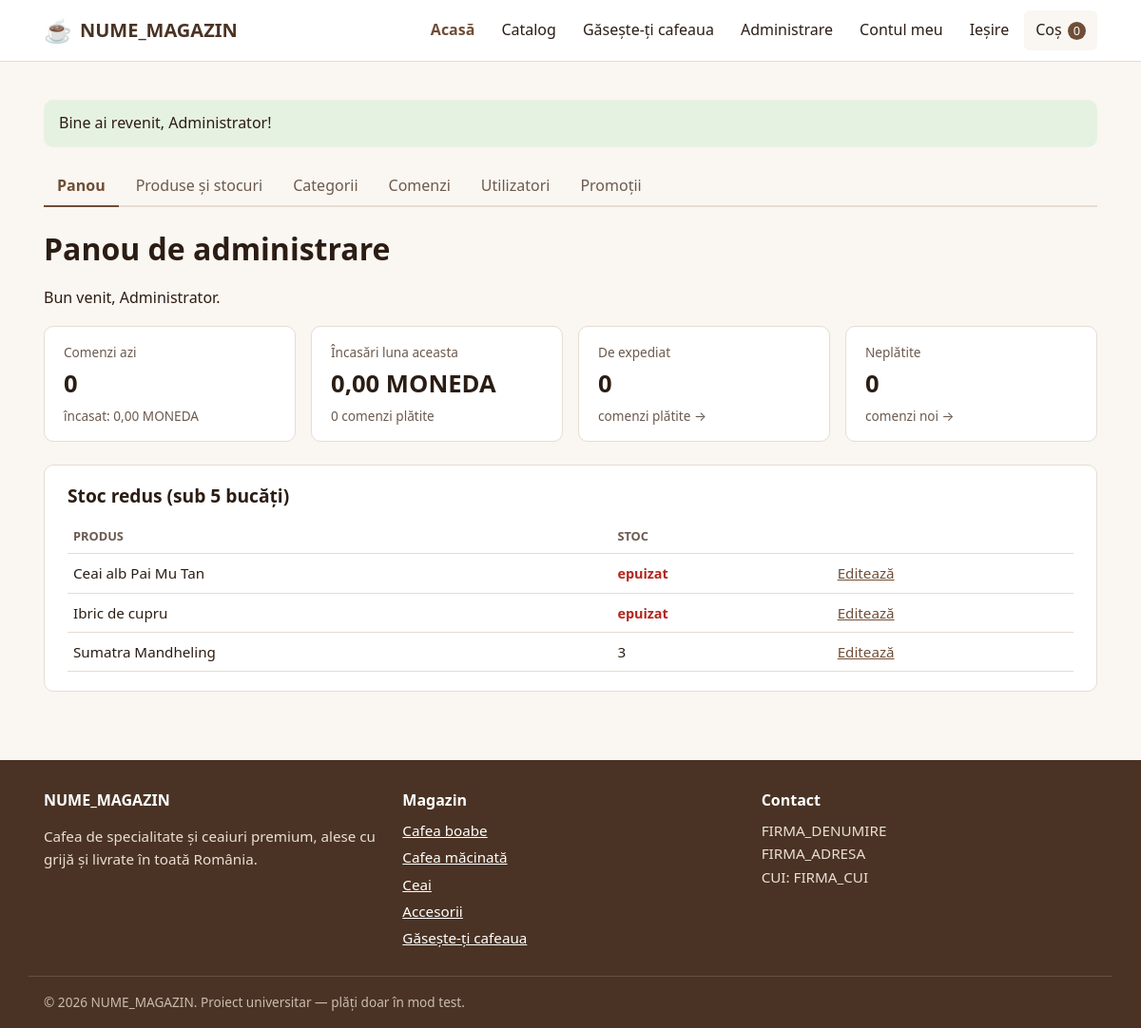
Page /admin/index.php (signed in) on the committed database.
### tables this page shows
CREATE TABLE produse (
    id           INT UNSIGNED AUTO_INCREMENT PRIMARY KEY,
    categorie_id INT UNSIGNED NOT NULL,
    nume         VARCHAR(150) NOT NULL,
    descriere    TEXT,
    pret         DECIMAL(10,2) NOT NULL,
    gramaj       VARCHAR(50),                
    imagine      VARCHAR(255),               
    stoc         INT UNSIGNED NOT NULL DEFAULT 0,
    activ        TINYINT(1) NOT NULL DEFAULT 1,
    creat_la     DATETIME NOT NULL DEFAULT CURRENT_TIMESTAMP,
    CONSTRAINT chk_produse_pret CHECK (pret > 0),
     
    CONSTRAINT fk_produse_categorie FOREIGN KEY (categorie_id)
        REFERENCES categorii(id) ON DELETE RESTRICT ON UPDATE CASCADE,
    INDEX idx_produse_activ (activ, categorie_id)
);

CREATE TABLE categorii (
    id        INT UNSIGNED AUTO_INCREMENT PRIMARY KEY,
    nume      VARCHAR(100) NOT NULL UNIQUE,
    descriere TEXT,
    cota_tva  DECIMAL(5,2) NOT NULL DEFAULT 21.00,
    CONSTRAINT chk_categorii_tva CHECK (cota_tva >= 0 AND cota_tva <= 100)
);

### includes/auth.php (called while the page is built, shortened)
<?php
require_once __DIR__ . '/functii.php';
function cereAutentificare(): array
{
    $utilizator = utilizatorCurent();
    return $utilizator;
}
function esteAdmin(): bool
{
    $utilizator = utilizatorCurent();
    $stmt = db()->prepare('SELECT rol FROM utilizatori WHERE id = :id');
    $stmt->execute(['id' => $utilizator['id']]);
    return $stmt->fetchColumn() === 'admin';
}
function cereAdmin(): array
{
    $utilizator = cereAutentificare();
    if (!esteAdmin()) {
        http_response_code(403);
        $titluPagina = 'Acces interzis';
        require __DIR__ . '/header.php';
        echo '<h1>Acces interzis</h1><p>Această pagină este disponibilă doar administratorilor.</p>';
        require __DIR__ . '/footer.php';
        exit;
    }
    return $utilizator;
}

### includes/db.php (called while the page is built, shortened)
<?php
function db(): PDO
{
    static $pdo = null;
    if ($pdo === null) {
        $dsn = 'mysql:host=' . DB_HOST . ';dbname=' . DB_NUME . ';charset=utf8mb4';
        $optiuni = [
            PDO::ATTR_ERRMODE            => PDO::ERRMODE_EXCEPTION,
            PDO::ATTR_DEFAULT_FETCH_MODE => PDO::FETCH_ASSOC,
            PDO::ATTR_EMULATE_PREPARES   => false,
        ];
        try {
            $pdo = new PDO($dsn, DB_UTILIZATOR, DB_PAROLA, $optiuni);
        } catch (PDOException $e) {
            http_response_code(500);
            exit(MOD_DEZVOLTARE
                ? 'Eroare conexiune DB: ' . htmlspecialchars($e->getMessage())
                : 'Serviciul este temporar indisponibil. Încercați mai târziu.');
        }
    }
    return $pdo;
}

### admin/index.php (the view, shortened to what this page needs)
<?php
require_once __DIR__ . '/../includes/auth.php';
$admin = cereAdmin();
$incasate = "status IN ('platita', 'expediata')";
$azi = db()->query(
    "SELECT COUNT(*) AS nr, COALESCE(SUM(CASE WHEN $incasate THEN total END), 0) AS incasat
       FROM comenzi WHERE DATE(data) = CURDATE()"
)->fetch();
$luna = db()->query(
    "SELECT COUNT(*) AS nr, COALESCE(SUM(total), 0) AS incasat
       FROM comenzi
      WHERE $incasate AND data >= DATE_FORMAT(CURDATE(), '%Y-%m-01')"
)->fetch();
$neplatite = (int)db()->query("SELECT COUNT(*) FROM comenzi WHERE status = 'noua'")->fetchColumn();
$deExpediat = (int)db()->query("SELECT COUNT(*) FROM comenzi WHERE status = 'platita'")->fetchColumn();
$stocMic = db()->query(
    'SELECT id, nume, stoc FROM produse WHERE activ = 1 AND stoc < 5 ORDER BY stoc, nume'
)->fetchAll();
require __DIR__ . '/../includes/header.php';
require __DIR__ . '/../includes/admin_meniu.php';
?>
<h1>Panou de administrare</h1>
<p>Bun venit, <?= e($admin['nume']) ?>.</p>
<div class="indicatori">
    <div class="indicator">
        <span class="indicator__eticheta">Comenzi azi</span>
        <strong class="indicator__valoare"><?= (int)$azi['nr'] ?></strong>
        <span class="nota">încasat: <?= e(formatPret((float)$azi['incasat'])) ?></span>
    </div>
    <div class="indicator">
        <span class="indicator__eticheta">Încasări luna aceasta</span>
        <strong class="indicator__valoare"><?= e(formatPret((float)$luna['incasat'])) ?></strong>
        <span class="nota"><?= (int)$luna['nr'] ?> comenzi plătite</span>
    </div>
    <a class="indicator indicator--link" href="<?= e(url('admin/comenzi.php?status=platita')) ?>">
        <span class="indicator__eticheta">De expediat</span>
        <strong class="indicator__valoare"><?= $deExpediat ?></strong>
        <span class="nota">comenzi plătite →</span>
    </a>
    <a class="indicator indicator--link" href="<?= e(url('admin/comenzi.php?status=noua')) ?>">
        <span class="indicator__eticheta">Neplătite</span>
        <strong class="indicator__valoare"><?= $neplatite ?></strong>
        <span class="nota">comenzi noi →</span>
    </a>
</div>
<section class="card">
    <h2>Stoc redus (sub 5 bucăți)</h2>
    <?php if (!$stocMic): ?>
        <p>Toate produsele active au stoc suficient.</p>
    <?php else: ?>
        <table class="tabel-simplu">
            <thead><tr><th scope="col">Produs</th><th scope="col">Stoc</th><th scope="col"><span class="vizual-ascuns">Acțiuni</span></th></tr></thead>
            <tbody>
            <?php foreach ($stocMic as $p): ?>
                <tr>
                    <td><?= e($p['nume']) ?></td>
                    <td><?= (int)$p['stoc'] === 0 ? '<span class="stoc-epuizat">epuizat</span>' : (int)$p['stoc'] ?></td>
                    <td><a href="<?= e(url('admin/produs_editare.php?id=' . $p['id'])) ?>">Editează</a></td>
                </tr>
            <?php endforeach; ?>
            </tbody>
        </table>
    <?php endif; ?>
</section>
<?php require __DIR__ . '/../includes/footer.php'; ?>

### includes/footer.php (shortened to what this page needs)
</main>
<footer class="subsol">
    <div class="container subsol__grila">
        <section>
            <h2 class="subsol__titlu"><?= e(NUME_MAGAZIN) ?></h2>
            <p>Cafea de specialitate și ceaiuri premium, alese cu grijă și livrate în toată România.</p>
        </section>
        <section>
            <h2 class="subsol__titlu">Magazin</h2>
            <ul class="subsol__lista">
                <?php foreach (categoriiMeniu() as $cat): ?>
                    <li><a href="<?= e(url('catalog.php?categorie=' . $cat['id'])) ?>"><?= e($cat['nume']) ?></a></li>
                <?php endforeach; ?>
                <li><a href="<?= e(url('quiz.php')) ?>">Găsește-ți cafeaua</a></li>
            </ul>
        </section>
        <section>
            <h2 class="subsol__titlu">Contact</h2>
            <address>
                <?= e(FIRMA_DENUMIRE) ?><br>
                <?= e(FIRMA_ADRESA) ?><br>
                CUI: <?= e(FIRMA_CUI) ?>
            </address>
        </section>
    </div>
    <p class="container subsol__copyright">
        &copy; <?= date('Y') ?> <?= e(NUME_MAGAZIN) ?>. Proiect universitar — plăți doar în mod test.
    </p>
</footer>
</body>
</html>

### assets/css/style.css (style rules this page uses)
:root { --culoare-fundal: #faf6f1; --culoare-suprafata: #ffffff; --culoare-text: #2b1d14; --culoare-text-slab: #6b5a4e; --culoare-primara: #6f4e37; --culoare-primara-inchisa: #4a3324; --culoare-accent: #5a7d4d; --culoare-bordura: #e6ddd3; --culoare-reducere: #b3261e; --culoare-succes-fundal: #e6f2e1; --culoare-eroare-fundal: #fbe7e5; --font: system-ui, -apple-system, "Segoe UI", Roboto, Ubuntu, sans-serif; --raza: 10px; --umbra: 0 2px 8px rgba(43, 29, 20, .08); --latime-max: 1140px; }
*, *::before, *::after { box-sizing: border-box; }
body { margin: 0; font-family: var(--font); font-size: 1rem; line-height: 1.6; color: var(--culoare-text); background: var(--culoare-fundal); display: flex; flex-direction: column; min-height: 100vh; }
a { color: var(--culoare-primara); }
h1, h2, h3 { line-height: 1.25; margin: 0 0 .6em; }
.container { width: 100%; max-width: var(--latime-max); margin: 0 auto; padding: 0 16px; }
.stoc-epuizat { color: var(--culoare-reducere); font-weight: 600; font-size: .9rem; }
.subsol { background: var(--culoare-primara-inchisa); color: #eadfd4; padding-top: 32px; font-size: .95rem; }
.subsol a { color: #fff; }
.subsol__grila { display: grid; gap: 24px; grid-template-columns: repeat(auto-fit, minmax(200px, 1fr)); }
.subsol__titlu { font-size: 1rem; color: #fff; }
.subsol__lista { list-style: none; margin: 0; padding: 0; }
.subsol__lista li { margin-bottom: 4px; }
.subsol address { font-style: normal; }
.subsol__copyright { border-top: 1px solid rgba(255,255,255,.15); margin-top: 24px; padding-top: 16px; padding-bottom: 16px; font-size: .85rem; color: #cbbcae; }
.nota { font-size: .85rem; color: var(--culoare-text-slab); margin-top: 0; }
.card { background: var(--culoare-suprafata); border: 1px solid var(--culoare-bordura); border-radius: var(--raza); padding: 20px 24px; margin-bottom: 24px; }
.card h2 { font-size: 1.2rem; }
.tabel-simplu, .tabel-tva { width: 100%; border-collapse: collapse; font-size: .95rem; }
.tabel-simplu th, .tabel-simplu td, .tabel-tva th, .tabel-tva td { padding: 8px 6px; text-align: left; border-bottom: 1px solid var(--culoare-bordura); }
.tabel-simplu thead th, .tabel-tva thead th { font-size: .8rem; text-transform: uppercase; color: var(--culoare-text-slab); }
.tabel-simplu td:not(:first-child), .tabel-tva td { white-space: nowrap; }
.card { overflow-x: auto; }
.indicatori { display: grid; gap: 16px; grid-template-columns: repeat(auto-fit, minmax(200px, 1fr)); margin-bottom: 24px; }
.indicator { background: var(--culoare-suprafata); border: 1px solid var(--culoare-bordura); border-radius: var(--raza); padding: 16px 20px; display: flex; flex-direction: column; gap: 2px; }
.indicator__eticheta { font-size: .85rem; color: var(--culoare-text-slab); }
.indicator__valoare { font-size: 1.6rem; }
.indicator--link { text-decoration: none; color: inherit; }

### rows in the picture
produse: nume "Ceai alb Pai Mu Tan", stoc "epuizat"
produse: nume "Ibric de cupru", stoc "epuizat"
produse: nume "Sumatra Mandheling", stoc "3"
categorii: nume "Cafea boabe"
categorii: nume "Cafea măcinată"
categorii: nume "Ceai"
categorii: nume "Accesorii"

### other values in the picture
NUME_MAGAZIN "NUME_MAGAZIN"
$nrCos "0"
$mesaj['text'] "Bine ai revenit, Administrator!"
$eticheta "Panou"
$eticheta "Produse și stocuri"
$eticheta "Categorii"
$eticheta "Comenzi"
$eticheta "Utilizatori"
$eticheta "Promoții"
$admin['nume'] "Administrator"
$azi['nr'] "0"
formatPret((float)$azi['incasat']) "0,00 MONEDA"
formatPret((float)$luna['incasat']) "0,00 MONEDA"
$luna['nr'] "0"
$deExpediat "0"
